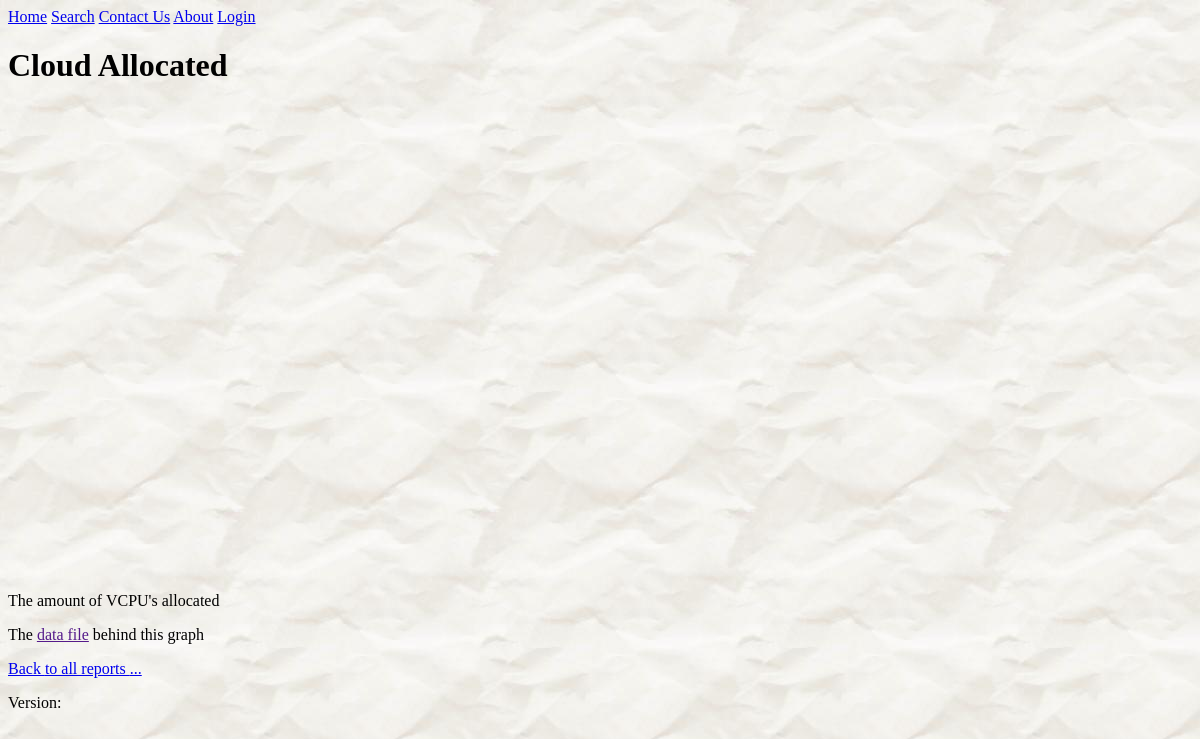
Before: /reports/16/?set= with the older database file.
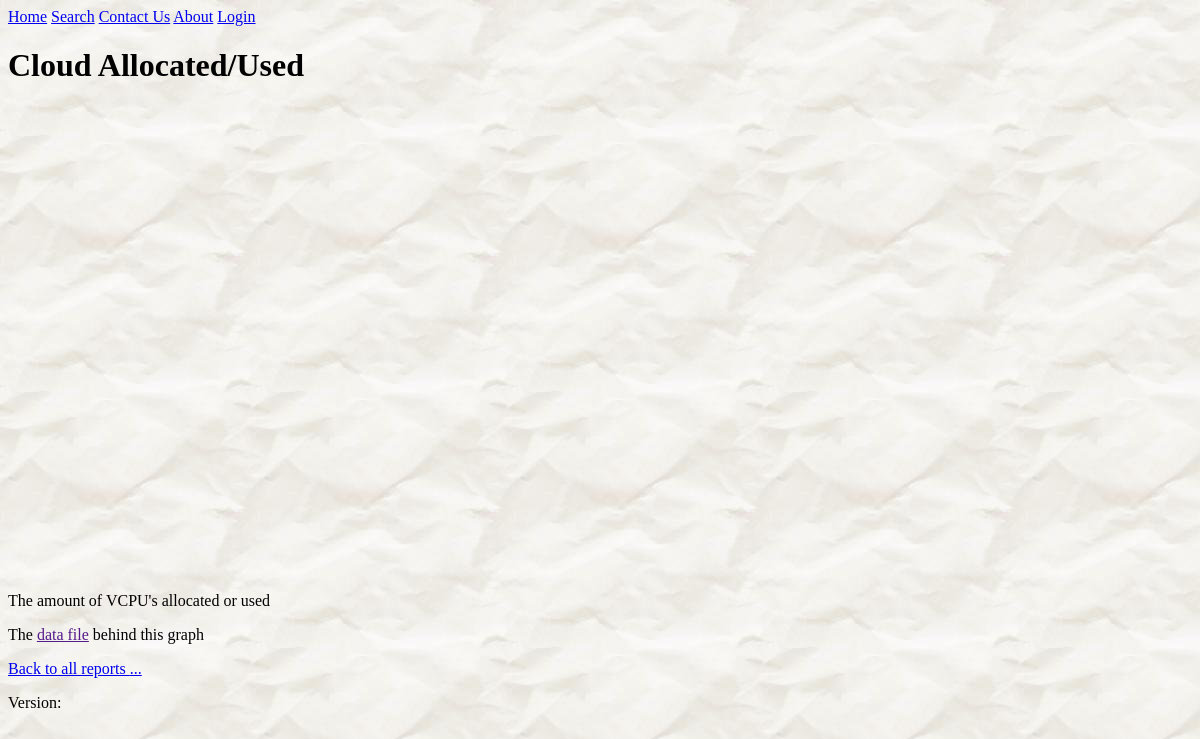
After: the same page with the newer database file.
### reports/models.py (models this page shows, shortened)
class Report(models.Model):
    report_title = models.CharField(max_length=100)
    pub_date = models.DateTimeField('date published')
    d3_file_name = models.CharField(max_length=100, default='.js')
    description = models.TextField(blank=True, null=True)
    def was_published_recently(self):
        """
        Return True if was published in the last day, False otherwise

        >>> import datetime
        >>> from django.utils import timezone
        >>> from reports.models import Report
        >>> future_report = Report(pub_date=timezone.now()+ datetime.timedelta(days=30), report_title="Futurama")
        >>> future_report.was_published_recently()
        False
        """
        now = timezone.now()
        return now - datetime.timedelta(days=1) <= self.pub_date <= now
    was_published_recently.admin_order_field = 'pub_date'
    was_published_recently.boolean = True
    was_published_recently.short_description = 'Published recently?'

### reports/views.py (the view)
# urls.py: url(r'^(?P<pk>[0-9]+)/$', views.DetailView.as_view(), name='detail'),
class DetailView(generic.DetailView):
    model = Report
    template_name = 'reports/details.html'
    def get_queryset(self):
        return Report.objects.filter(pub_date__lte=timezone.now())
    def get_context_data(self, **kwargs):
        result = super().get_context_data(**kwargs)
        result['debug'] = settings.DEBUG
        result['set'] = self.request.GET.get('set', '')
        return result

### reports/templates/reports/details.html (shortened to what this page needs)
{% extends 'base.html' %}
{% block header_lines %}
    {% load static %}
    <link rel="stylesheet" type="text/css" href="//cdnjs.cloudflare.com/ajax/libs/nvd3/1.8.3/nv.d3.css"/>
{% endblock %}
{% block h1 %}{{ report.report_title }}{% endblock %}
{% block content %}
    <div id="chart">
        <svg></svg>
    </div>
    <p>{{ report.description }}</p>
    {% if debug %}
        <p>The <a id="a_data" href="">data file</a> behind this graph</p>
    {% endif %}
    <a href="/reports/?set={{ set }}">Back {% if not set%}to all reports {% endif %}...</a>
{% endblock %}

### templates/base.html (shortened to what this page needs)
<!DOCTYPE html>
<html lang="en">
<head>
    {% load staticfiles %}
    <link rel="stylesheet" type="text/css" href="{% static 'reports/style.css' %}"/>
    {%  block header_lines %}{%  endblock %}
</head>
<body>
{% include 'nav.html' %}
<h1>{%  block h1 %}{%  endblock %}</h1>
{% block content %}{% endblock %}
{% block footer %}
    <p>Version: {{ SOURCE_REVISION }}</p>
{% endblock %}
</body>
</html>

### templates/nav.html
<div id="nav">
    <a href="/">Home</a>
    <a href="/reports/search">Search</a>
    <a href="/contact">Contact Us</a>
    <a href="/reports/about">About</a>
    {% if user.is_authenticated %} <a href="/logout/?next=/">Logout</a> </p>
    {% else %}
        <a href="/login">Login</a>
    {% endif %}
</div>

### reports/static/reports/style.css (style rules this page uses)
body { background: url("images/bg-napkin.jpg"); }
body, h1, h2, h3, input[type="text"], input[type="password"], textarea, select, input.submit { font-family: "Comic Sans MS", cursive; }

Changed rows visible on the page:
changed Report: report_title "Cloud Allocated" → "Cloud Allocated/Used"; description "The amount of VCPU's allocated" → "The amount of VCPU's allocated or used"
